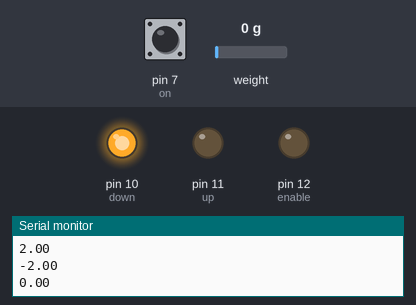
Bench run of a sketch on a simulated Arduino Uno, built with avr-gcc and run on an emulated ATmega328P. Shown: output pins drawn as LEDs (lit = HIGH), the last lines printed to the serial monitor. The test bench sets the inputs (shaded band); at power-on: pin 7 (on) HIGH, weight on the scale 0 g.

Above: at 2.2 s.
2.3 s: pin 7 (on) pulled LOW for 0.15 s
At 3.4 s:
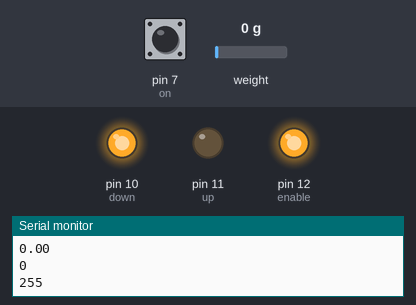
4.0 s: pin 7 (on) pulled LOW for 3.2 s
At 4.7 s:
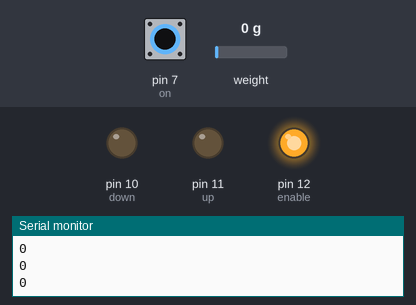
Timing chart, 0 to 8.7 s (numbered marks = the images above; inputs shaded):
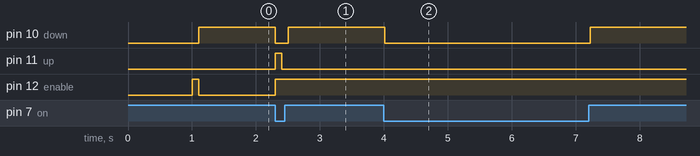

Measured:
- after the input at 2.3 s, pin 10 (down): HIGH → LOW at once, → HIGH 0.20 s later; pin 11 (up): LOW → HIGH at once, → LOW 0.10 s later; pin 12 (enable): LOW → HIGH at once
- after the input at 4.0 s, pin 10 (down): HIGH → LOW at once, → HIGH 3.2 s later

The sketch:

strojenieKalibracji.ino
```cpp
#define RESETLINE 4
#include <Wire.h>
#include <EEPROM.h>
#include "HX711.h"
#define DOUT  A2
#define CLK  A1
#define enable 12
#define on  7

HX711 scale;

const long interval = 15;
unsigned long previousMillis = 0;
unsigned long previousMillisCali = 0;
unsigned long currentMillis;
unsigned long currentMillisCali;

int fadeValue = 0;
bool fadeUp = 1;

bool button = 0;
bool calibration = 0;

///////////////////////////////////////////////////////    PINY
int pwm = 0;
int up =  11;
int down = 10;
int onState = 0;
int ledPin = 9;    // LED connected to digital pin 9

int calibrationMemoryAddress = 0;

float calibration_factor = -200.0; // this calibration factor is adjusted according to my load cell

double units;
double units1;
double unitsMAX = 0.0;
double MPAMAX = 0.0;

int mm2 = 1;
float MPA = 0.0;


char * predkosc = "";
char * powierzchnia = "";

float roznica = 0.0;
float roznica1 = 0.0;
float roznica2 = 0.0;
float error = 50.0;
int inc = 0;

//PID
double Kr = 2.0;
double Ti = 9999.0;
double Td = 0.0;
double Tp = 0.1;
double slider = 6000.0;
double u = 0.0;
const long intervalCali = 100;

double r0;
double r1;
double r2;

void setup()
{
  Serial.begin(9600);
  pinMode(on, INPUT_PULLUP);
  pinMode(up, OUTPUT);
  pinMode(enable, OUTPUT);
  pinMode(down, OUTPUT);


//  pinMode(RESETLINE, OUTPUT); // Set D4 on Arduino to Output (4D Arduino Adaptor V2 - Display Reset)
//  digitalWrite(RESETLINE, 1); // Reset the Display via D4
//  delay(100);
//  digitalWrite(RESETLINE, 0); // unReset the Display via D4
//  delay (3500); //let the display start up after the reset (This is important)

  //  calibration_factor = EEPROM.read(calibrationMemoryAddress);
  scale.begin(DOUT, CLK);
  scale.set_scale(calibration_factor); //Adjust to this calibration factor
  scale.tare();


  r0 = Kr*(1.0+Tp/(2.0*Ti)+Td/Tp);
  r1 = Kr*(Tp/(2.0*Ti)-2.0*Td/Tp-1.0);
  r2 = Kr*Td/Tp;
  Serial.println(r0);
  Serial.println(r1);
  Serial.println(r2);


  digitalWrite(enable, HIGH);
  pwm = 0;

}


void loop()
{


  units = scale.get_units(), 5;
  if (units < 0)
  {
    units = 0.00;
  }                               ////////////////          GET UNITS
  if (units > unitsMAX)
  {
    unitsMAX = units;
  }


  onState = digitalRead(on);

  // check if the switch is pressed.
  if (onState == LOW)
  {
    startCalibration();
  }
  else
  {
    stopCalibration();
    digitalWrite(up, LOW);
    digitalWrite(down, HIGH);
  }

  if (button == 1)
  {
    digitalWrite(enable, HIGH);
  }
  else
  {
    digitalWrite(enable, LOW);
  }

  currentMillisCali = millis();
  if (currentMillisCali - previousMillisCali >= 0) {
    // save the last time you blinked the LED
    previousMillisCali = currentMillisCali;
    units1 = units;
    if (calibration == 1)
    {
      kalibracja();
    }
  }

}


void kalibracja()
{
  roznica2 = roznica1;
  roznica1 = roznica;
  roznica = slider - units;

  Serial.println(pwm);


  if (abs(roznica) <= error)
  {
    inc += 1;
  } else {
    inc = 0;
  }
  if (inc >= 10000) {
    stopCalibration();
  }

  u = r2 * roznica2 + r1 * roznica1 + r0 * roznica + units1;

  pwm = (int)u;

  if (pwm > 255) {
    pwm = 255;
  } else if (pwm < -255) {
    pwm = -255;
  }

  if (pwm > 0) {
    digitalWrite(down, LOW);
    analogWrite(up, pwm);
  } else if (pwm < 0) {
    digitalWrite(up, LOW);
    analogWrite(down, -pwm);
  } else {
    digitalWrite(up, LOW);
    digitalWrite(down, LOW);
  }
}

void stopCalibration(void)
{
//  button = 0;
  inc = 0;
  calibration = 0;
  pwm = 0;

}

void startCalibration(void)
{
  calibration = 1;
  button = 1;
}
```
